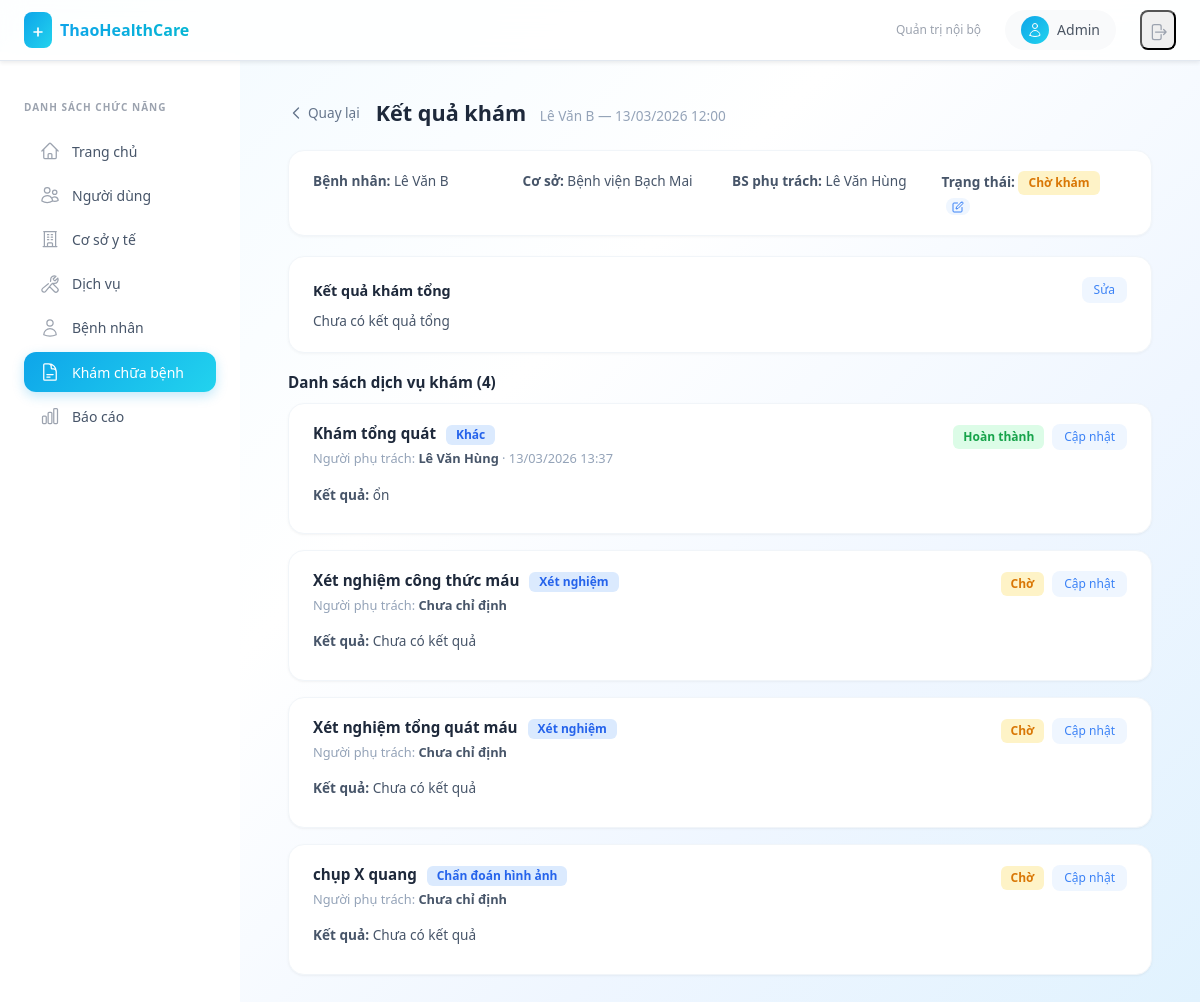
Page /examinations/1/ (signed in) on the committed database.
### api/models.py (models this page shows, shortened)
class User(AbstractUser):
    code = models.CharField(max_length=50, unique=True)
    facility = models.ForeignKey(MedicalFacility, on_delete=models.CASCADE, related_name="users", null=True, blank=True)
    name = models.CharField(max_length=255)
    role = models.ForeignKey(Role, on_delete=models.SET_NULL, null=True, blank=True, related_name='users')
    created_at = models.DateTimeField(auto_now_add=True)
    updated_at = models.DateTimeField(auto_now=True)
    @property
    def role_code(self):
        return self.role.code if self.role else None

class MedicalExamination(models.Model):
    STATUS_CHOICES = [
        ('awaiting_payment', 'Chờ thanh toán'),
        ('pending', 'Chờ khám'),
        ('in_progress', 'Đang khám'),
        ('completed', 'Hoàn thành'),
        ('cancelled', 'Đã hủy'),
    ]
    patient = models.ForeignKey('Patient', on_delete=models.CASCADE, related_name='examinations')
    facility = models.ForeignKey('MedicalFacility', on_delete=models.CASCADE, related_name='examinations')
    doctor = models.ForeignKey('User', on_delete=models.SET_NULL, null=True, blank=True, related_name='examinations')
    examination_date = models.DateTimeField()
    status = models.CharField(max_length=20, choices=STATUS_CHOICES, default='awaiting_payment')
    overall_result = models.TextField(blank=True, null=True)
    notes = models.TextField(blank=True, null=True)
    created_at = models.DateTimeField(auto_now_add=True)
    updated_at = models.DateTimeField(auto_now=True)

class Patient(models.Model):
    IDENTIFIER_CHOICES = [
        ('insurance', 'Số BHYT'),
        ('national_id', 'CMND/CCCD'),
        ('phone', 'Số điện thoại'),
    ]
    identifier_type = models.CharField(max_length=20, choices=IDENTIFIER_CHOICES)
    identifier = models.CharField(max_length=100, unique=True)
    name = models.CharField(max_length=255)
    contact_info = models.TextField(blank=True, null=True)
    gender = models.CharField(max_length=10, choices=[('male', 'Male'), ('female', 'Female'), ('other', 'Other')])
    created_by_facility = models.ForeignKey(MedicalFacility, on_delete=models.SET_NULL, null=True, related_name="patients")
    activity_history = models.JSONField(default=list, blank=True)

class MedicalFacility(models.Model):
    STATUS_CHOICES = [
        ('active', 'Đang hoạt động'),
        ('paused', 'Tạm dừng'),
        ('holiday', 'Nghỉ lễ'),
        ('maintenance', 'Bảo trì'),
        ('closed', 'Ngừng hoạt động'),
    ]
    code = models.CharField(max_length=50, unique=True)
    name = models.CharField(max_length=255)
    address = models.TextField()
    status = models.CharField(max_length=20, choices=STATUS_CHOICES, default='active')
    services = models.ManyToManyField(Service, blank=True, related_name='facilities')

class ExaminationService(models.Model):
    STATUS_CHOICES = [
        ('pending', 'Chờ thực hiện'),
        ('in_progress', 'Đang thực hiện'),
        ('completed', 'Hoàn thành'),
    ]
    examination = models.ForeignKey(MedicalExamination, on_delete=models.CASCADE, related_name='examination_services')
    service = models.ForeignKey('Service', on_delete=models.CASCADE, related_name='examination_services')
    assigned_doctor = models.ForeignKey('User', on_delete=models.SET_NULL, null=True, blank=True, related_name='assigned_examination_services')
    service_time = models.DateTimeField(null=True, blank=True)
    room = models.CharField(max_length=50, blank=True, null=True)
    price = models.DecimalField(max_digits=12, decimal_places=0, default=0)
    result = models.TextField(blank=True, null=True)
    status = models.CharField(max_length=20, choices=STATUS_CHOICES, default='pending')
    notes = models.TextField(blank=True, null=True)

class Service(models.Model):
    SERVICE_TYPE_CHOICES = [
        ('kham_benh', 'Khám bệnh'),
        ('xet_nghiem', 'Xét nghiệm'),
        ('chan_doan_hinh_anh', 'Chẩn đoán hình ảnh'),
        ('phau_thuat', 'Phẫu thuật'),
        ('noi_khoa', 'Nội khoa'),
        ('ngoai_khoa', 'Ngoại khoa'),
        ('san_phu_khoa', 'Sản phụ khoa'),
        ('nhi_khoa', 'Nhi khoa'),
        ('rang_ham_mat', 'Răng hàm mặt'),
        ('mat', 'Mắt'),
        ('tai_mui_hong', 'Tai mũi họng'),
        ('phuc_hoi_chuc_nang', 'Phục hồi chức năng'),
        ('khac', 'Khác'),
    ]
    code = models.CharField(max_length=50, unique=True)
    name = models.CharField(max_length=255)
    service_type = models.CharField(max_length=50, choices=SERVICE_TYPE_CHOICES, default='khac')
    price = models.DecimalField(max_digits=12, decimal_places=0, default=0)
    description = models.TextField(blank=True, null=True)

### api/views.py (the view)
# urls.py: path('examinations/<int:pk>/', examination_detail, name='examination_detail'),
@permission_required('examination.view')
def examination_detail(request, pk):
    exam = MedicalExamination.objects.select_related('patient', 'facility', 'doctor').get(pk=pk)
    services = ExaminationService.objects.filter(examination=exam).select_related(
        'service', 'assigned_doctor'
    ).prefetch_related('documents')
    overall_docs = ExaminationDocument.objects.filter(examination=exam)
    doctors = User.objects.filter(role__code='doctor')
    return render(request, 'examination_detail.html', {
        'examination': exam,
        'services': services,
        'overall_docs': overall_docs,
        'doctors': doctors,
        'tab': 'examinations',
    })

### api/templates/examination_detail.html (shortened to what this page needs)
{% extends "base.html" %}
{% load humanize %}
{% block content %}
<div class="d-flex align-items-center gap-3 mb-4">
    <a href="{% url 'examination_list' %}" style="text-decoration:none; color:#64748b; font-size:0.85rem; display:flex; align-items:center; gap:4px;">
        <svg class="w-4 h-4" fill="none" viewBox="0 0 24 24" stroke="currentColor"><path stroke-linecap="round" stroke-linejoin="round" stroke-width="2" d="M15.75 19.5L8.25 12l7.5-7.5"/></svg>
        Quay lại
    </a>
    <h3 class="page-title" style="margin:0;">Kết quả khám <small>{{ examination.patient.name }} — {{ examination.examination_date|date:"d/m/Y H:i" }}</small></h3>
</div>
<div style="background:#fff; border-radius:16px; padding:20px 24px; border:1px solid #f1f5f9; box-shadow:0 1px 3px rgba(0,0,0,0.04); margin-bottom:20px;">
    <div class="row" style="font-size:0.85rem; color:#475569;">
        <div class="col-md-3"><strong>Bệnh nhân:</strong> {{ examination.patient.name }}</div>
        <div class="col-md-3"><strong>Cơ sở:</strong> {{ examination.facility.name }}</div>
        <div class="col-md-3"><strong>BS phụ trách:</strong> {{ examination.doctor.name|default:"—" }}</div>
        <div class="col-md-3"><strong>Trạng thái:</strong>
            {% if examination.status == 'awaiting_payment' %}
                <span class="badge-role" style="background:#f3e8ff; color:#9333ea;">Chờ thanh toán</span>
            {% elif examination.status == 'pending' %}
                <span class="badge-role" style="background:#fef3c7; color:#d97706;">Chờ khám</span>
            {% elif examination.status == 'in_progress' %}
                <span class="badge-role" style="background:#dbeafe; color:#2563eb;">Đang khám</span>
            {% elif examination.status == 'completed' %}
                <span class="badge-role" style="background:#dcfce7; color:#16a34a;">Hoàn thành</span>
            {% elif examination.status == 'cancelled' %}
                <span class="badge-role" style="background:#fee2e2; color:#dc2626;">Đã hủy</span>
            {% endif %}
            <button class="btn-action btn-action-edit" style="margin-left:4px; padding:2px 6px; font-size:0.7rem; line-height:1;" data-bs-toggle="modal" data-bs-target="#statusModal"></button>
        </div>
    </div>
</div>
<div style="background:#fff; border-radius:16px; padding:20px 24px; border:1px solid #f1f5f9; box-shadow:0 1px 3px rgba(0,0,0,0.04); margin-bottom:20px;">
    <div class="d-flex align-items-center justify-content-between mb-2">
        <h6 style="font-weight:700; color:#1e293b; margin:0; font-size:0.9rem;">Kết quả khám tổng</h6>
        <button class="btn-action btn-action-edit" onclick="toggleOverallEdit()">Sửa</button>
    </div>
    <div id="overallDisplay">
        <p style="font-size:0.85rem; color:#475569; margin:0;">{{ examination.overall_result|default:"Chưa có kết quả tổng" }}</p>
    </div>
</div>
<h6 style="font-weight:700; color:#1e293b; font-size:0.95rem; margin-bottom:12px;">Danh sách dịch vụ khám ({{ services|length }})</h6>
{% for svc in services %}
<div class="table-card" style="margin-bottom:16px; padding:20px 24px;" id="svcCard_{{ svc.id }}">
    <div class="d-flex align-items-start justify-content-between mb-3">
        <div>
            <h6 style="font-weight:700; color:#1e293b; margin:0 0 4px; font-size:0.95rem;">
                {{ svc.service.name }}
                <span class="badge-role badge-role-doctor" style="margin-left:6px;">{{ svc.service.get_service_type_display }}</span>
            </h6>
            <div style="font-size:0.8rem; color:#94a3b8;">
                Người phụ trách: <strong style="color:#475569;">{{ svc.assigned_doctor.name|default:"Chưa chỉ định" }}</strong>
                {% if svc.service_time %} · {{ svc.service_time|date:"d/m/Y H:i" }}{% endif %}
            </div>
        </div>
        <div class="d-flex align-items-center gap-2">
            {% if svc.status == 'pending' %}
                <span class="badge-role" style="background:#fef3c7; color:#d97706;">Chờ</span>
            {% elif svc.status == 'in_progress' %}
                <span class="badge-role" style="background:#dbeafe; color:#2563eb;">Đang thực hiện</span>
            {% elif svc.status == 'completed' %}
                <span class="badge-role" style="background:#dcfce7; color:#16a34a;">Hoàn thành</span>
            {% endif %}
            <button class="btn-action btn-action-edit" onclick="toggleServiceEdit({{ svc.id }})">Cập nhật</button>
        </div>
    </div>
    <div id="svcDisplay_{{ svc.id }}">
        <div style="font-size:0.85rem; color:#475569; margin-bottom:8px;">
            <strong>Kết quả:</strong> {{ svc.result|default:"Chưa có kết quả"|linebreaksbr }}
        </div>
    </div>
</div>
{% empty %}
<div class="table-card" style="padding:40px; text-align:center; color:#94a3b8;">
    <p style="font-size:0.9rem; margin:0;">Phiếu khám chưa có dịch vụ nào.</p>
</div>
{% endfor %}
{% endblock %}

### api/templates/base.html (shortened to what this page needs)
<!DOCTYPE html>
<html lang="vi">
<head>
    <script src="https://cdn.tailwindcss.com"></script>
    <link rel="stylesheet" href="https://cdn.jsdelivr.net/npm/bootstrap@5.3.0/dist/css/bootstrap.min.css">
</head>
<body class="min-h-screen" style="margin:0; background: linear-gradient(135deg, #f0f9ff 0%, #ffffff 40%, #eff6ff 70%, #e0f2fe 100%); background-attachment: fixed;">
    <nav class="top-navbar fixed top-0 left-0 right-0 z-50 flex items-center justify-between px-6 py-2.5 shadow-sm">
        <div class="flex items-center gap-3">
            <a href="{% url 'dashboard' %}" class="flex items-center gap-2" style="text-decoration:none;">
                <div class="bg-gradient-to-br from-primary to-cyan-400 rounded-lg p-1.5">
                    <svg class="w-4 h-4 text-white" fill="none" viewBox="0 0 24 24" stroke="currentColor">
                        <path stroke-linecap="round" stroke-linejoin="round" stroke-width="2.5" d="M12 6v6m0 0v6m0-6h6m-6 0H6"/>
                    </svg>
                </div>
                <span class="text-base font-bold bg-gradient-to-r from-primary to-cyan-500 bg-clip-text" style="color:transparent; -webkit-background-clip:text;">ThaoHealthCare</span>
            </a>
        </div>
        <div class="flex items-center gap-4">
            <span class="text-xs text-gray-400 hidden sm:block">Quản trị nội bộ</span>
            <div class="flex items-center gap-2 bg-gray-50 rounded-full px-3 py-1.5">
                <div class="w-7 h-7 rounded-full bg-gradient-to-br from-primary to-cyan-400 flex items-center justify-center">
                    <svg class="w-4 h-4 text-white" fill="none" viewBox="0 0 24 24" stroke="currentColor">
                        <path stroke-linecap="round" stroke-linejoin="round" stroke-width="1.5" d="M15.75 6a3.75 3.75 0 11-7.5 0 3.75 3.75 0 017.5 0zM4.501 20.118a7.5 7.5 0 0114.998 0A17.933 17.933 0 0112 21.75c-2.676 0-5.216-.584-7.499-1.632z"/>
                    </svg>
                </div>
                <span class="text-sm font-medium text-gray-600">{{ user.name|default:user.username }}</span>
            </div>
            <form action="{% url 'logout' %}" method="post" class="m-0">
                <button type="submit" class="p-1.5 rounded-lg hover:bg-red-50 text-gray-400 hover:text-red-500 transition" title="Đăng xuất">
                    <svg class="w-5 h-5" fill="none" viewBox="0 0 24 24" stroke="currentColor">
                        <path stroke-linecap="round" stroke-linejoin="round" stroke-width="1.5" d="M15.75 9V5.25A2.25 2.25 0 0013.5 3h-6a2.25 2.25 0 00-2.25 2.25v13.5A2.25 2.25 0 007.5 21h6a2.25 2.25 0 002.25-2.25V15m3 0l3-3m0 0l-3-3m3 3H9"/>
                    </svg>
                </button>
            </form>
        </div>
    </nav>
    <aside id="sidebar" class="sidebar fixed top-[52px] left-0 bottom-0 w-60 bg-white border-r border-gray-100 z-40 transform -translate-x-full lg:translate-x-0 transition-transform duration-200 overflow-y-auto">
        <div class="px-4 pt-5 pb-3">
            <p class="text-[10px] font-semibold text-gray-400 uppercase tracking-widest mb-3">Danh sách chức năng</p>
            <nav class="flex flex-col gap-1">
                {% if user.is_authenticated and user.role_code == "admin" %}
                <a href="{% url 'dashboard' %}" class="nav-item-link {% if tab == 'home' %}active{% endif %}">
                    Trang chủ
                </a>
                <a href="{% url 'user_list' %}" class="nav-item-link {% if tab == 'users' %}active{% endif %}">
                    Người dùng
                </a>
                <a href="{% url 'facility_list' %}" class="nav-item-link {% if tab == 'facilities' %}active{% endif %}">
                    Cơ sở y tế
                </a>
                <a href="{% url 'service_list' %}" class="nav-item-link {% if tab == 'services' %}active{% endif %}">
                    Dịch vụ
                </a>
                <a href="{% url 'patient_list' %}" class="nav-item-link {% if tab == 'patients' %}active{% endif %}">
                    <svg class="w-5 h-5 text-gray-400" fill="none" viewBox="0 0 24 24" stroke="currentColor"><path stroke-linecap="round" stroke-linejoin="round" stroke-width="1.5" d="M15.75 6a3.75 3.75 0 11-7.5 0 3.75 3.75 0 017.5 0zM4.501 20.118a7.5 7.5 0 0114.998 0A17.933 17.933 0 0112 21.75c-2.676 0-5.216-.584-7.499-1.632z"/></svg>
                    Bệnh nhân
                </a>
                <a href="{% url 'examination_list' %}" class="nav-item-link {% if tab == 'examinations' %}active{% endif %}">
                    Khám chữa bệnh
                </a>
                <a href="{% url 'report_list' %}" class="nav-item-link {% if tab == 'reports' %}active{% endif %}">
                    Báo cáo
                </a>
                {% endif %}
            </nav>
        </div>
    </aside>
    <main class="lg:ml-60 pt-[52px] min-h-screen">
        <div class="p-5">
            {% block content %}{% endblock %}
        </div>
    </main>
</body>
</html>

### rows in the picture
User: name "Admin"
MedicalExamination: patient.name "Lê Văn B", examination_date "13/03/2026 12:00", facility.name "Bệnh viện Bạch Mai", doctor.name "Lê Văn Hùng", overall_result "Chưa có kết quả tổng"
ExaminationService: service.name "Khám tổng quát", service.service_type "Khác", assigned_doctor.name "Lê Văn Hùng", service_time "13/03/2026 13:37", status "Hoàn thành", result "ổn"
ExaminationService: service.name "Xét nghiệm công thức máu", service.service_type "Xét nghiệm", assigned_doctor.name "Chưa chỉ định", status "Chờ", result "Chưa có kết quả"
ExaminationService: service.name "Xét nghiệm tổng quát máu", service.service_type "Xét nghiệm", assigned_doctor.name "Chưa chỉ định", status "Chờ", result "Chưa có kết quả"
ExaminationService: service.name "chụp X quang", service.service_type "Chẩn đoán hình ảnh", assigned_doctor.name "Chưa chỉ định", status "Chờ", result "Chưa có kết quả"

### other values in the picture
{{ services|length }} "4"
